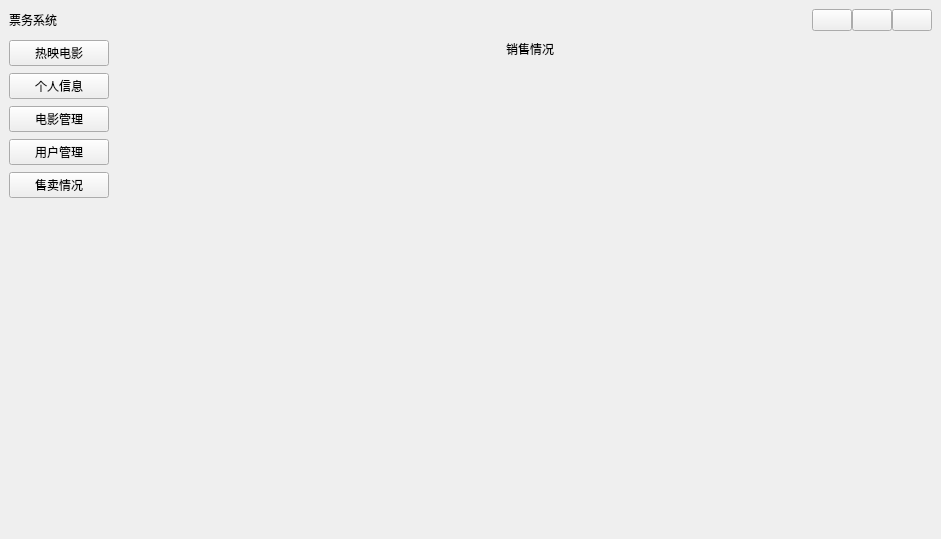
<?xml version="1.0" encoding="UTF-8"?>
<ui version="4.0">
 <class>TicketingSystem</class>
 <widget class="QWidget" name="TicketingSystem">
  <property name="geometry">
   <rect>
    <x>0</x>
    <y>0</y>
    <width>941</width>
    <height>539</height>
   </rect>
  </property>
  <property name="windowTitle">
   <string>票务系统</string>
  </property>
  <property name="windowIcon">
   <iconset resource="res.qrc">
    <normaloff>:/image/TicketingSytem.svg</normaloff>:/image/TicketingSytem.svg</iconset>
  </property>
  <layout class="QVBoxLayout" name="verticalLayout">
   <property name="spacing">
    <number>0</number>
   </property>
   <property name="leftMargin">
    <number>9</number>
   </property>
   <property name="topMargin">
    <number>9</number>
   </property>
   <property name="rightMargin">
    <number>9</number>
   </property>
   <property name="bottomMargin">
    <number>9</number>
   </property>
   <item>
    <widget class="QWidget" name="widget_sys_header" native="true">
     <layout class="QHBoxLayout" name="horizontalLayout">
      <property name="spacing">
       <number>0</number>
      </property>
      <property name="leftMargin">
       <number>0</number>
      </property>
      <property name="topMargin">
       <number>0</number>
      </property>
      <property name="rightMargin">
       <number>0</number>
      </property>
      <property name="bottomMargin">
       <number>0</number>
      </property>
      <item>
       <widget class="QLabel" name="label_title">
        <property name="text">
         <string>票务系统</string>
        </property>
       </widget>
      </item>
      <item>
       <spacer name="horizontalSpacer">
        <property name="orientation">
         <enum>Qt::Horizontal</enum>
        </property>
        <property name="sizeHint" stdset="0">
         <size>
          <width>40</width>
          <height>20</height>
         </size>
        </property>
       </spacer>
      </item>
      <item alignment="Qt::AlignTop">
       <widget class="QPushButton" name="pushButton_min">
        <property name="text">
         <string/>
        </property>
        <property name="icon">
         <iconset resource="res.qrc">
          <normaloff>:/image/min.svg</normaloff>:/image/min.svg</iconset>
        </property>
       </widget>
      </item>
      <item alignment="Qt::AlignTop">
       <widget class="QPushButton" name="pushButton_max">
        <property name="text">
         <string/>
        </property>
        <property name="icon">
         <iconset resource="res.qrc">
          <normaloff>:/image/max.svg</normaloff>:/image/max.svg</iconset>
        </property>
       </widget>
      </item>
      <item alignment="Qt::AlignTop">
       <widget class="QPushButton" name="pushButton_close">
        <property name="text">
         <string/>
        </property>
        <property name="icon">
         <iconset resource="res.qrc">
          <normaloff>:/image/close.svg</normaloff>:/image/close.svg</iconset>
        </property>
       </widget>
      </item>
     </layout>
    </widget>
   </item>
   <item>
    <widget class="QWidget" name="widget_sys_body" native="true">
     <layout class="QHBoxLayout" name="horizontalLayout_2" stretch="1,8">
      <property name="spacing">
       <number>20</number>
      </property>
      <property name="leftMargin">
       <number>0</number>
      </property>
      <property name="topMargin">
       <number>0</number>
      </property>
      <property name="rightMargin">
       <number>0</number>
      </property>
      <property name="bottomMargin">
       <number>0</number>
      </property>
      <item>
       <widget class="QWidget" name="widget_sideBar" native="true">
        <layout class="QVBoxLayout" name="verticalLayout_2">
         <property name="spacing">
          <number>7</number>
         </property>
         <property name="leftMargin">
          <number>0</number>
         </property>
         <property name="rightMargin">
          <number>0</number>
         </property>
         <property name="bottomMargin">
          <number>0</number>
         </property>
         <item>
          <widget class="QPushButton" name="pushButton_movies">
           <property name="text">
            <string>热映电影</string>
           </property>
           <property name="autoExclusive">
            <bool>true</bool>
           </property>
          </widget>
         </item>
         <item>
          <widget class="QPushButton" name="pushButton_personalInfo">
           <property name="text">
            <string>个人信息</string>
           </property>
           <property name="autoExclusive">
            <bool>true</bool>
           </property>
          </widget>
         </item>
         <item>
          <widget class="QPushButton" name="pushButton_movieManager">
           <property name="text">
            <string>电影管理</string>
           </property>
          </widget>
         </item>
         <item>
          <widget class="QPushButton" name="pushButton_memManager">
           <property name="text">
            <string>用户管理</string>
           </property>
           <property name="autoExclusive">
            <bool>true</bool>
           </property>
          </widget>
         </item>
         <item>
          <widget class="QPushButton" name="pushButton_sales">
           <property name="text">
            <string>售卖情况</string>
           </property>
           <property name="autoExclusive">
            <bool>true</bool>
           </property>
          </widget>
         </item>
         <item>
          <spacer name="verticalSpacer">
           <property name="orientation">
            <enum>Qt::Vertical</enum>
           </property>
           <property name="sizeHint" stdset="0">
            <size>
             <width>20</width>
             <height>40</height>
            </size>
           </property>
          </spacer>
         </item>
        </layout>
       </widget>
      </item>
      <item>
       <widget class="QStackedWidget" name="stackedWidget_content">
        <property name="currentIndex">
         <number>4</number>
        </property>
        <widget class="QWidget" name="page_hitFilm">
         <layout class="QVBoxLayout" name="verticalLayout_3">
          <item>
           <widget class="QWidget" name="widget" native="true">
            <layout class="QHBoxLayout" name="horizontalLayout_3">
             <item alignment="Qt::AlignLeft">
              <widget class="QPushButton" name="pushButton_back">
               <property name="text">
                <string/>
               </property>
               <property name="icon">
                <iconset resource="res.qrc">
                 <normaloff>:/image/left.svg</normaloff>:/image/left.svg</iconset>
               </property>
              </widget>
             </item>
             <item>
              <spacer name="horizontalSpacer_3">
               <property name="orientation">
                <enum>Qt::Horizontal</enum>
               </property>
               <property name="sizeHint" stdset="0">
                <size>
                 <width>40</width>
                 <height>20</height>
                </size>
               </property>
              </spacer>
             </item>
             <item alignment="Qt::AlignHCenter">
              <widget class="QLabel" name="label">
               <property name="text">
                <string>热映电影</string>
               </property>
              </widget>
             </item>
             <item>
              <spacer name="horizontalSpacer_2">
               <property name="orientation">
                <enum>Qt::Horizontal</enum>
               </property>
               <property name="sizeHint" stdset="0">
                <size>
                 <width>40</width>
                 <height>20</height>
                </size>
               </property>
              </spacer>
             </item>
            </layout>
           </widget>
          </item>
          <item>
           <widget class="ShowingMovie" name="stackedWidget_showingMovie">
            <widget class="QWidget" name="page"/>
            <widget class="QWidget" name="page_2"/>
           </widget>
          </item>
         </layout>
        </widget>
        <widget class="QWidget" name="page_personalCenter">
         <layout class="QVBoxLayout" name="verticalLayout_4">
          <item>
           <widget class="QLabel" name="label_2">
            <property name="sizePolicy">
             <sizepolicy hsizetype="Preferred" vsizetype="Fixed">
              <horstretch>0</horstretch>
              <verstretch>0</verstretch>
             </sizepolicy>
            </property>
            <property name="text">
             <string>个人信息</string>
            </property>
            <property name="alignment">
             <set>Qt::AlignCenter</set>
            </property>
           </widget>
          </item>
          <item>
           <widget class="PersonalInfo" name="widget_personalInfo" native="true"/>
          </item>
         </layout>
        </widget>
        <widget class="QWidget" name="page_filmManager"/>
        <widget class="QWidget" name="page_userManager"/>
        <widget class="QWidget" name="page_sales">
         <layout class="QVBoxLayout" name="verticalLayout_5">
          <item alignment="Qt::AlignHCenter">
           <widget class="QLabel" name="label_3">
            <property name="sizePolicy">
             <sizepolicy hsizetype="Preferred" vsizetype="Fixed">
              <horstretch>0</horstretch>
              <verstretch>0</verstretch>
             </sizepolicy>
            </property>
            <property name="text">
             <string>销售情况</string>
            </property>
           </widget>
          </item>
          <item>
           <widget class="SaleStatus" name="widget_sales" native="true"/>
          </item>
         </layout>
        </widget>
       </widget>
      </item>
     </layout>
    </widget>
   </item>
  </layout>
 </widget>
 <customwidgets>
  <customwidget>
   <class>ShowingMovie</class>
   <extends>QStackedWidget</extends>
   <header location="global">showingmovie.h</header>
   <container>1</container>
  </customwidget>
  <customwidget>
   <class>PersonalInfo</class>
   <extends>QWidget</extends>
   <header location="global">personalinfo.h</header>
   <container>1</container>
  </customwidget>
  <customwidget>
   <class>SaleStatus</class>
   <extends>QWidget</extends>
   <header location="global">salestatus.h</header>
   <container>1</container>
  </customwidget>
 </customwidgets>
 <resources>
  <include location="res.qrc"/>
 </resources>
 <connections/>
</ui>
